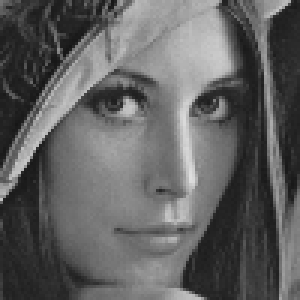
%> input picture 2.Resolution/lena100.bmp, 100 x 100 px (shown 3 times larger); the run also reads 1 picture not shown here
$ octave first.m   (GNU Octave 9; MATLAB toolbox functions it lacks are replaced by stand-ins)
%> lines starting %> are read from the running program, lines starting %| are printed output that depends on the picture; in (x1, y1, x2, y2) boxes, pixels count from 0 and x2, y2 are one past the last pixel; in counts of white or black regions, pixels touching at a corner belong together; the program's own positions count from 1
close all;
clear all;

figure();
lena = imread('lena100.bmp');
%> lena is the input picture: size 100x100 uint8; min 22, max 222, mean 96.4
imshow(lena);

lenaNN = imresize(lena, 2, 'nearest');
figure();
imshow(lenaNN, []);

lenaBL = imresize(lena, 2, 'bilinear');
figure();
imshow(lenaBL, []);

lenaBC = imresize(lena, 2, 'bicubic');
figure();
imshow(lenaBC, []);


chess = imread('chess_board.bmp');


szachNN = imresize(chess, 10, 'nearest');
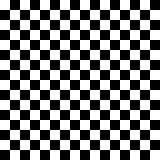
%> szachNN: size 160x160 uint8; 50% white; 1 white region, box (x1, y1, x2, y2) and area: (0, 0, 160, 160) 12800
figure(4)
imshow(szachNN)

szachBL = imresize(chess, 10, 'bilinear');
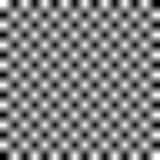
%> szachBL: size 160x160 uint8; min 0, max 255, mean 127.5
figure(5)
imshow(szachBL)


szachBC = imresize(chess, 10, 'bilinear');
figure(6)
imshow(szachBC)


szachNN = imresize(chess, 6.25, 'nearest');
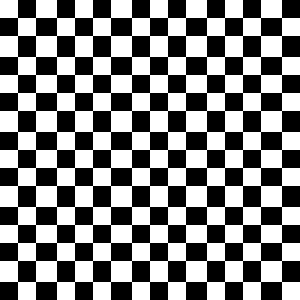
%> szachNN: size 100x100 uint8 (shown 3 times larger); 50.1% white; 1 black region, box (x1, y1, x2, y2) and area: (0, 0, 100, 100) 4992
figure(7)
imshow(szachNN)


szachBL = imresize(chess, 6.25, 'bilinear');
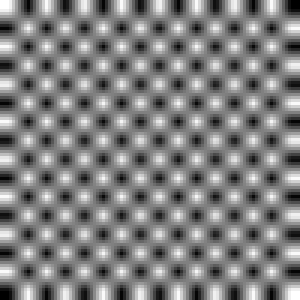
%> szachBL: size 100x100 uint8 (shown 3 times larger); min 0, max 255, mean 127.5
figure(8)
imshow(szachBL)


szachBC = imresize(chess, 6.25, 'bilinear');
figure(9)
imshow(szachBC)
